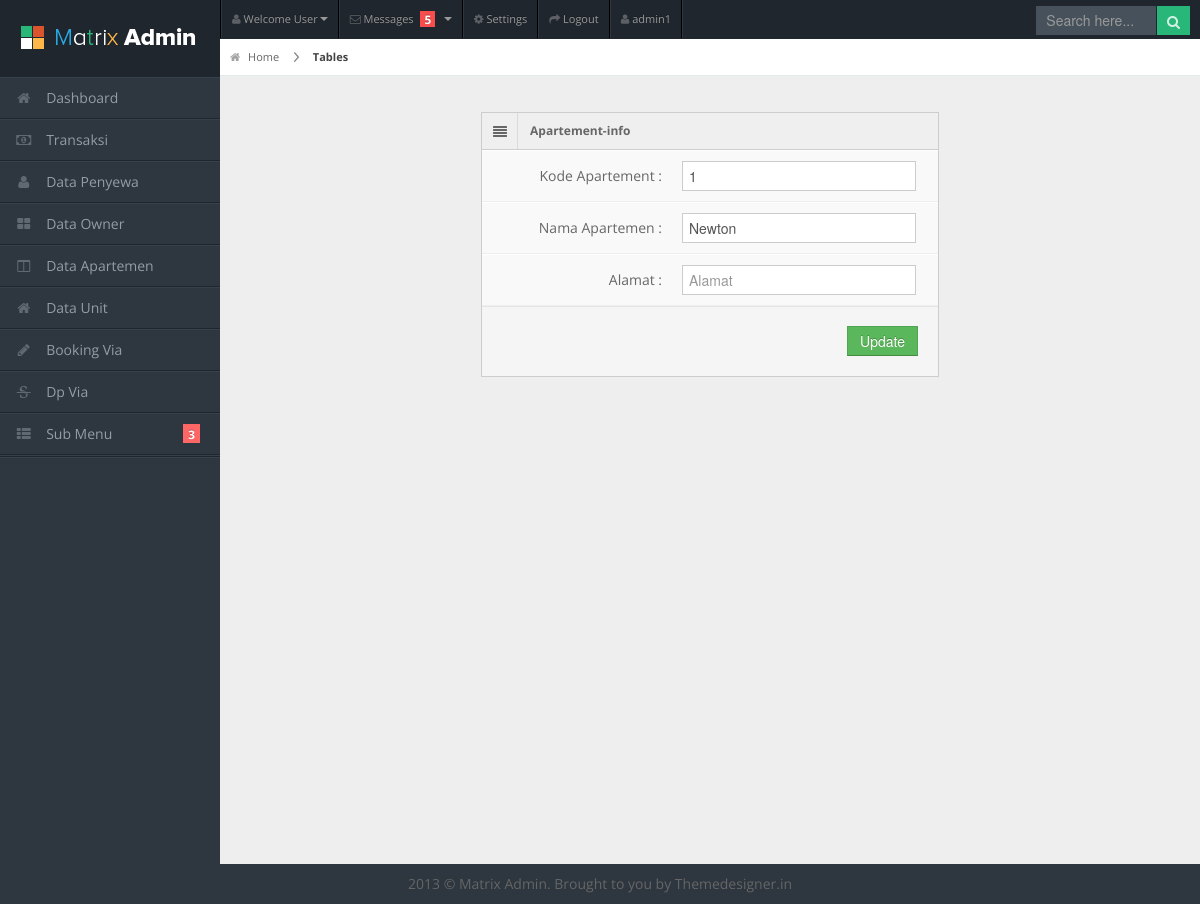
Page /edit.php?edit_apt=1 (signed in) on the earlier database version.
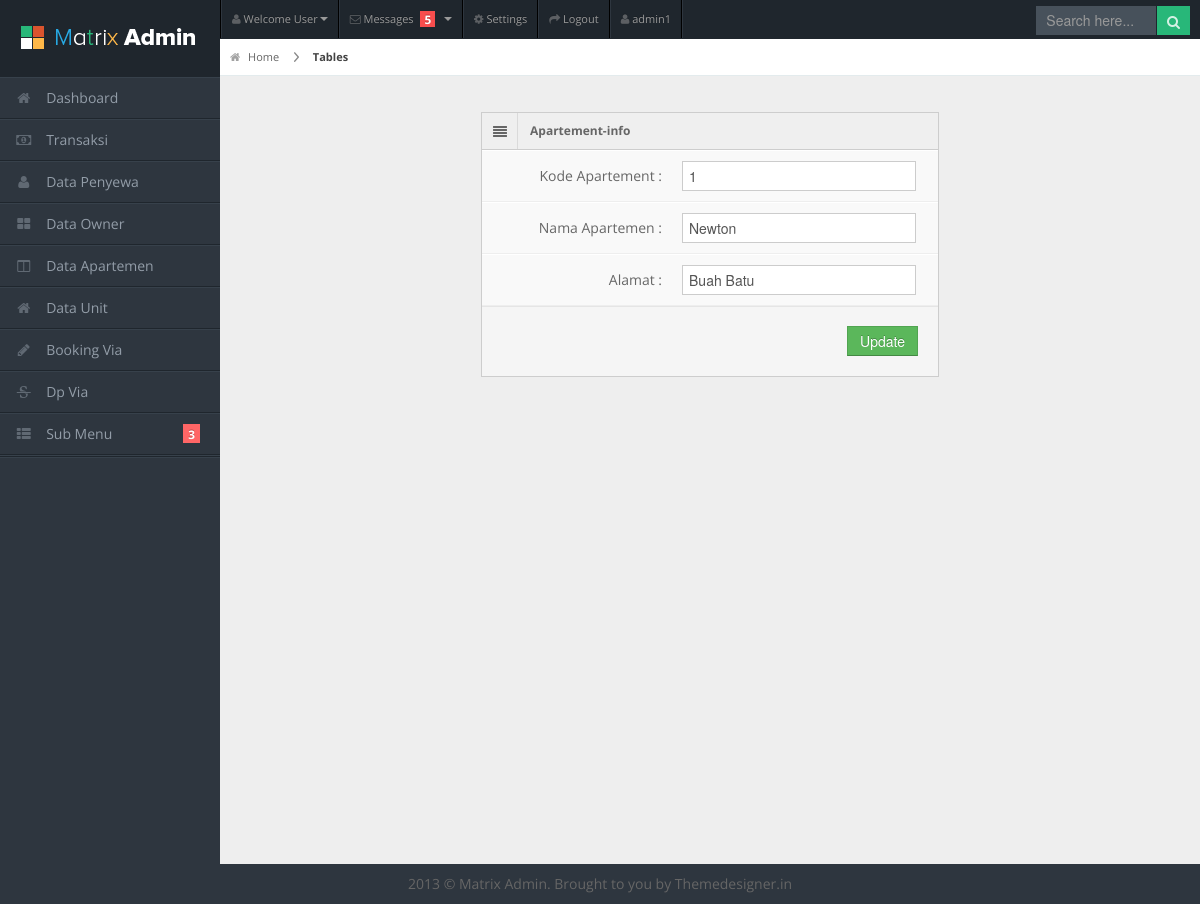
Same page on the later database version.
### tables this page shows
CREATE TABLE `tb_apt` (
  `kd_apt` int(4) NOT NULL,
  `nama_apt` varchar(30) NOT NULL,
  `alamat_apt` varchar(50) NOT NULL
);

### proses/proses.php (called while the page is built, shortened)
<?php
class Proses{
  public function __construct(){
    $this->db = new PDO('mysql:host=localhost;dbname=db_keuangan_cozzal','root','');
  }
  public function editApartemen($kd_apart){
  $sql = "SELECT * FROM tb_apt WHERE kd_apt='$kd_apart'";
  $query = $this->db->query($sql);
  return $query;
  }
}
?>

### edit.php (the view, shortened to what this page needs)
<?php
  include "template/head.php";
?>
<body>
<?php
  include "template/header.php";
  include "template/sidebar.php";
?>
<div id="content">
  <div id="content-header">
    <div id="breadcrumb"> <a href="#" title="Go to Home" class="tip-bottom"><i class="icon-home"></i> Home</a> <a href="#" class="current">Tables</a> </div>
  </div>
  <div class="container-fluid">
    <div class="row-fluid">
	  <?php
		require('proses/proses.php');
		if (isset($_GET['edit_apt']))
		{
		  $Proses = new Proses();
		  $show = $Proses->editApartemen($_GET['edit_apt']);
		  $edit = $show->fetch(PDO::FETCH_OBJ);
		  echo '
			<div class="span3">
			</div>
			<div class="span6">
			  <div class="widget-box">
				<div class="widget-title"> <span class="icon"> <i class="icon-align-justify"></i> </span>
				  <h5>Apartement-info</h5>
				</div>
				<div class="widget-content nopadding">
				  <form action="proses/proses_update.php" method="post" class="form-horizontal">
					<div class="control-group">
					  <label class="control-label">Kode Apartement :</label>
					  <div class="controls">
						<input name="kd_apt" type="text" class="span11" placeholder="Kode" value="'.$edit->kd_apt.'"/>
					  </div>
					</div>
					<div class="control-group">
					  <label class="control-label">Nama Apartemen :</label>
					  <div class="controls">
						<input name="nama_apt" type="text" class="span11" placeholder="Nama" value="'.$edit->nama_apt.'"/>
					  </div>
					</div>
					<div class="control-group">
					  <label class="control-label">Alamat :</label>
					  <div class="controls">
						<input name="alamat_apt" type="text" class="span11" placeholder="Alamat" value="'.$edit->alamat_apt.'"/>
					  </div>
					</div>';
					echo '
					  <div class="form-actions" style="text-align:right">
						<button name="updateApartemen" type="submit" class="btn btn-success">Update</button>
					  </div>
					</form>
				  </div>
				</div>
			  </div>
			  <div class="span3">
			  </div>
		  ';
		}
	  ?>
	</div>
  </div>
</div>
<div class="row-fluid">
  <div id="footer" class="span12"> 2013 &copy; Matrix Admin. Brought to you by <a href="http://themedesigner.in">Themedesigner.in</a> </div>
</div>
</body>
</html>

Differences in the rows shown:
changed tb_apt "Newton": alamat_apt (not shown) → "Buah Batu"
